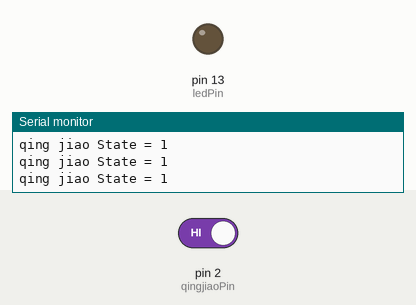
Simulated run of this sketch. Board: Arduino Uno, built with avr-gcc and run on an emulated ATmega328P. On the bench: output pins drawn as LEDs (lit = HIGH), the last lines printed to the serial monitor. The test bench sets the inputs (shaded band); at power-on: pin 2 (qingjiaoPin) HIGH.

Above: at 1.2 s.
1.3 s: pin 2 (qingjiaoPin) driven LOW
At 1.6 s:
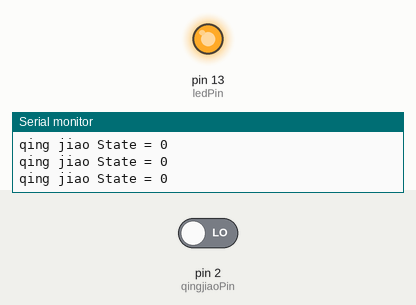
2.8 s: pin 2 (qingjiaoPin) driven HIGH
At 4.2 s:
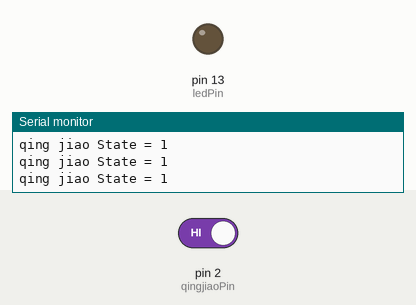
Timing chart, 0 to 5.8 s (numbered marks = the images above; inputs shaded):
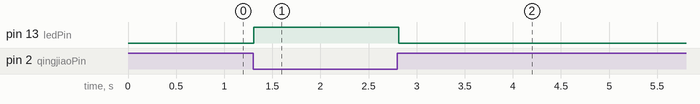

Measured:
- after the input at 1.3 s, pin 13 (ledPin): LOW → HIGH at once
- after the input at 2.8 s, pin 13 (ledPin): HIGH → LOW at once

The sketch:

qingxiejiaodu.ino
```cpp
int qingjiaoPin = 2;                       //定义倾角开关信号引脚数字2
int ledPin =  13;                           //定义板载LED引脚
int qingjiaoState = 0;                    //定义倾角状态
void setup()
{
  pinMode(ledPin, OUTPUT);          //定义LED引脚为输出
  pinMode(qingjiaoPin, INPUT);      //定义倾角开关引脚为输入
  Serial.begin(9600);
}

void loop()
{
  qingjiaoState = digitalRead(qingjiaoPin);    //读取倾角开关引脚的值
  if (qingjiaoState == LOW) {                      //判断倾角开关的状态值是否为低电平
    digitalWrite(ledPin, HIGH);  //向LED引脚置高电平
    Serial.print("qing jiao State = ");
    Serial.println(qingjiaoState);
  }
  else {
    digitalWrite(ledPin, LOW);                       //向LED引脚置低电平
    Serial.print("qing jiao State = ");
    Serial.println(qingjiaoState);
  }
}
```
